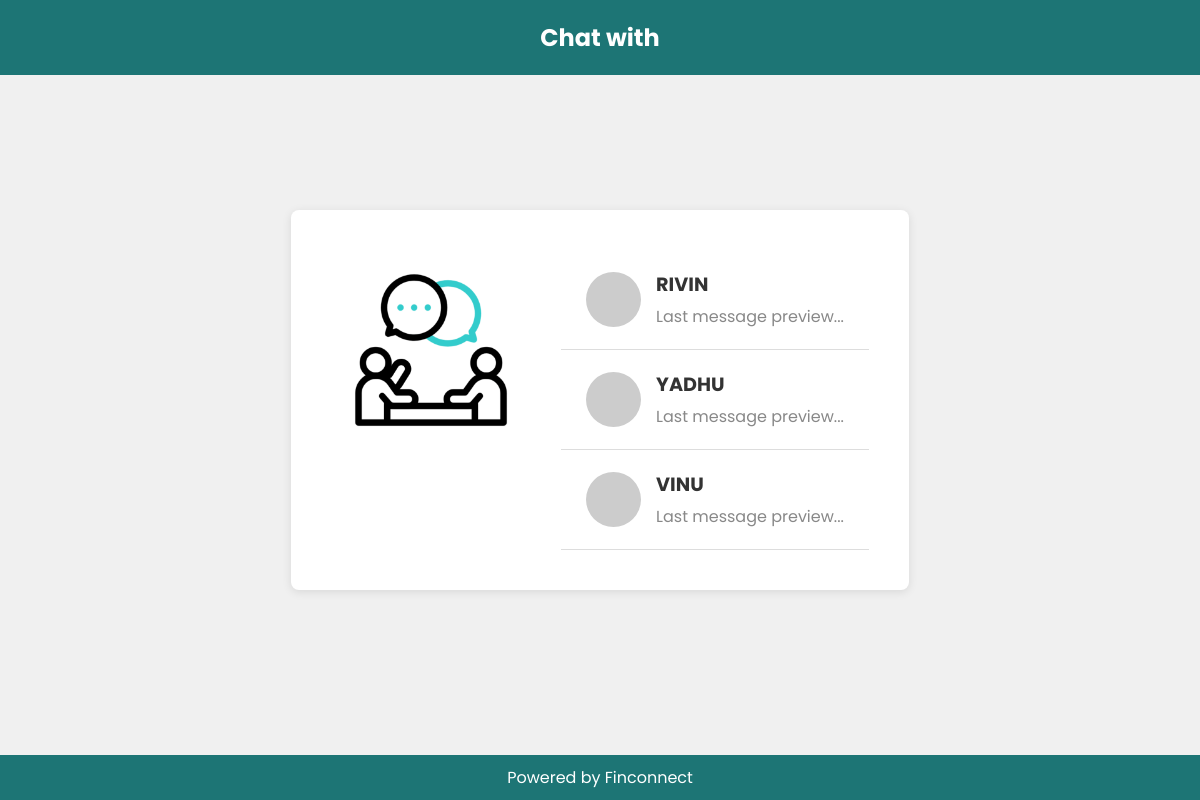
Screenshot of /chat/ (signed in) with the database file from the repository.
### finance_app/models.py (models this page shows, shortened)
class User(AbstractUser):
    ROLE_CHOICES = [
        ('Employee', 'Employee'),
        ('Manager', 'Manager'),
        ('Finance', 'Finance'),
        ('Admin', 'Admin'),
    ]
    role = models.CharField(max_length=10, choices=ROLE_CHOICES)

### finance_app/views.py (the view)
# urls.py: path('chat/', views.chat_list_view, name='chat_list'),
@login_required
def chat_list_view(request):
    users = User.objects.exclude(id=request.user.id)  # Exclude current user from chat list
    return render(request, 'chat_list.html', {'users': users})

### finance_app/templates/chat_list.html (shortened to what this page needs)
<!DOCTYPE html>
<html lang="en">
<head>
    {% load static %}
</head>
<body>
    <div class="header">
        Chat with
    </div>
    <div class="chat-list-container">
        <div class="gif-container">
            <img src="{% static 'finance_app/images/conversation.gif' %}" alt="Conversation GIF">
        </div>
        <div>
            {% for user in users %}
            <div class="chat-item" onclick="window.location.href='{% url 'chat_detail' user.id %}'">
                <img src="https://via.placeholder.com/55" alt="Profile Picture">
                <div class="chat-info">
                    <h4>{{ user.username }}</h4>
                    <p>Last message preview...</p>
                </div>
            </div>
            {% endfor %}
        </div>
    </div>
    <div class="footer">
        Powered by Finconnect
    </div>
</body>
</html>

### finance_app/templates/chat_list.html (style rules this page uses)
body { font-family: 'Poppins', sans-serif; margin: 0; padding: 0; background-color: #f0f0f0; display: flex; justify-content: center; align-items: center; height: 100vh; }
.header { background-color: #1d7575; color: white; padding: 20px; text-align: center; font-size: 1.5rem; font-weight: bold; width: 100%; position: absolute; top: 0; }
.chat-list-container { max-width: 1200px; background-color: white; box-shadow: 0 2px 10px rgba(0, 0, 0, 0.1); border-radius: 8px; display: flex; align-items: flex-start; padding: 40px; }
.gif-container { margin-right: 30px; flex-shrink: 0; }
.gif-container img { max-width: 200px; height: auto; border-radius: 10px; }
.chat-item { display: flex; align-items: center; padding: 20px 25px; border-bottom: 1px solid #ddd; cursor: pointer; flex: 1; }
.chat-item img { width: 55px; height: 55px; border-radius: 50%; margin-right: 15px; }
.chat-info { flex: 1; }
.chat-info h4 { margin: 0; font-size: 1.2rem; color: #333; }
.chat-info p { margin: 5px 0 0; font-size: 1rem; color: #888; }
.footer { background-color: #1d7575; color: white; text-align: center; padding: 10px; position: fixed; bottom: 0; width: 100%; }

### rows the page displays
User: username "RIVIN"
User: username "YADHU"
User: username "VINU"
